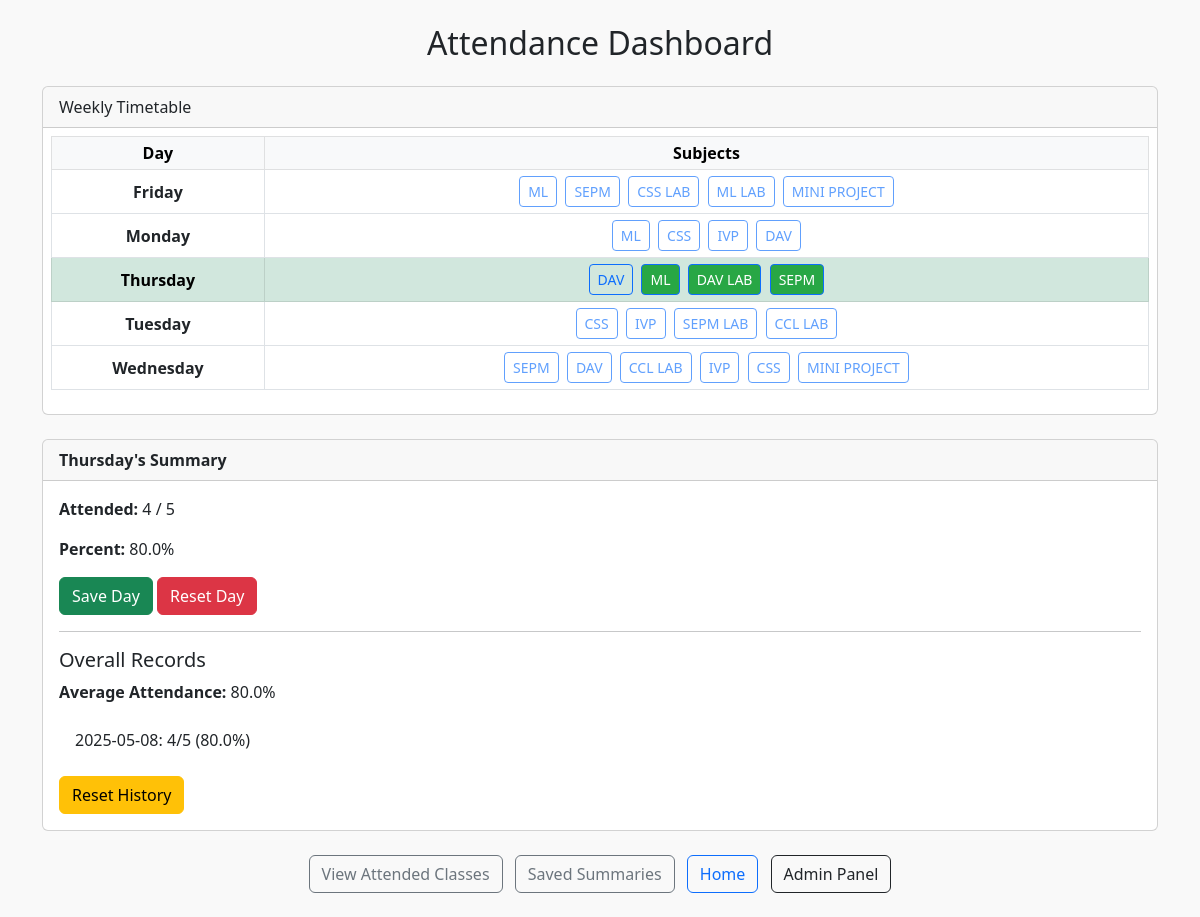
The page / on the database its author committed.
### tables this page shows
CREATE TABLE summary (
                date TEXT PRIMARY KEY,
                attended INTEGER,
                total INTEGER,
                percentage REAL
            );

### main.py (the view)
@app.route("/")
def index():
    timetable = load_timetable()
    weekday = datetime.today().strftime('%A')
    today = str(date.today())
    subjects_today = timetable.get(weekday, [])
    con = get_db(DB_PATH)
    cur = con.cursor()
    cur.execute("SELECT subject FROM attendance WHERE date=?", (today,))
    marked = [r["subject"] for r in cur.fetchall()]
    con.close()
    total = sum(2 if s in LAB_SUBJECTS else 1 for s in subjects_today)
    attended = sum(2 if s in LAB_SUBJECTS else 1 for s in set(marked))
    percent = round(attended/total*100,2) if total else 0
    con = get_db(SUMMARY_DB)
    cur = con.cursor()
    cur.execute("SELECT * FROM summary ORDER BY date DESC")
    history = cur.fetchall()
    cur.execute("SELECT AVG(percentage) FROM summary")
    avg = cur.fetchone()[0]
    overall = round(avg,2) if avg else 0
    con.close()
    return render_template("index.html",
        timetable=timetable, today=weekday,
        marked=marked, total=total, attended=attended, percent_today=percent,
        overall_percent=overall, history=history
    )

### main.py (called while the page is built)
def get_db(path):
    con = sqlite3.connect(path)
    con.row_factory = sqlite3.Row
    return con

def load_timetable():
    con = get_db(TIMETABLE_DB)
    cur = con.cursor()
    cur.execute("SELECT day, subject FROM timetable ORDER BY day, position")
    rows = cur.fetchall()
    con.close()
    table = {}
    for r in rows:
        table.setdefault(r["day"], []).append(r["subject"])
    return table

### ATTENDANCE_2/templates/index.html (shortened to what this page needs)
<!DOCTYPE html>
<html lang="en">
<head>
  <link href="https://cdn.jsdelivr.net/npm/bootstrap@5.3.0/dist/css/bootstrap.min.css" rel="stylesheet">
</head>
<body>
  <div class="container py-4">
    <h2 class="text-center mb-4">Attendance Dashboard</h2>
    <div class="card mb-4">
      <div class="card-header">
        Weekly Timetable
      </div>
      <div class="card-body p-2">
        <table class="table table-bordered table-sm text-center align-middle">
          <thead class="table-light">
            <tr>
              <th>Day</th>
              <th>Subjects</th>
            </tr>
          </thead>
          <tbody>
            {% for day, subs in timetable.items() %}
            <tr class="{% if day == today %}table-success{% endif %}">
              <td><strong>{{ day }}</strong></td>
              <td>
                {% for s in subs %}
                <form method="POST" action="/mark" class="d-inline">
                  <button type="submit"
                          class="btn btn-outline-primary btn-sm subject-btn {% if day == today and s in marked %}marked{% endif %}"
                          {% if day != today %}disabled{% endif %}>
                    {{ s }}
                  </button>
                </form>
                {% endfor %}
              </td>
            </tr>
            {% endfor %}
          </tbody>
        </table>
      </div>
    </div>
    <div class="card">
      <div class="card-header">
        <strong>{{ today }}'s Summary</strong>
      </div>
      <div class="card-body">
        <p><strong>Attended:</strong> {{ attended }} / {{ total }}</p>
        <p><strong>Percent:</strong> {{ percent_today }}%</p>
        <form method="POST" action="/save_day" class="d-inline">
          <button class="btn btn-success">Save Day</button>
        </form>
        <form method="POST" action="/reset" class="d-inline">
          <button class="btn btn-danger">Reset Day</button>
        </form>
        <hr>
        <h5>Overall Records</h5>
        <p><strong>Average Attendance:</strong> {{ overall_percent }}%</p>
        <ul class="list-group list-group-flush mb-3">
          {% for d, a, t, p in history %}
          <li class="list-group-item">{{ d }}: {{ a }}/{{ t }} ({{ p }}%)</li>
          {% endfor %}
        </ul>
        <form method="POST" action="/reset_summary">
          <button class="btn btn-warning">Reset History</button>
        </form>
      </div>
    </div>
    <div class="mt-4 text-center">
      <a href="/attended" class="btn btn-outline-secondary me-2">View Attended Classes</a>
      <a href="/summary" class="btn btn-outline-secondary me-2">Saved Summaries</a>
      <a href="/" class="btn btn-outline-primary me-2">Home</a>
      <a href="/admin" class="btn btn-outline-dark">Admin Panel</a>
    </div>
  </div>
</body>
</html>

### ATTENDANCE_2/templates/index.html (style rules this page uses)
body { background-color: #f9f9f9; }
.subject-btn.marked { background-color: #28a745; color: white; }
.subject-btn { margin: 2px; }

### rows shown on the page
summary: date "2025-05-08", attended "4", total "5", percentage "80.0"

### other values the page prints
{{ day }} "Friday" "Monday" "Thursday" "Tuesday" "Wednesday"
{{ s }} "ML" "SEPM" "CSS LAB" "ML LAB" "MINI PROJECT" "ML" "CSS" "IVP" "DAV" "DAV" "ML" "DAV LAB" "SEPM" "CSS" "IVP" "SEPM LAB" "CCL LAB" "SEPM" "DAV" "CCL LAB" "IVP" "CSS" "MINI PROJECT"
{{ attended }} "4"
{{ total }} "5"
{{ percent_today }} "80.0"
{{ overall_percent }} "80.0"
